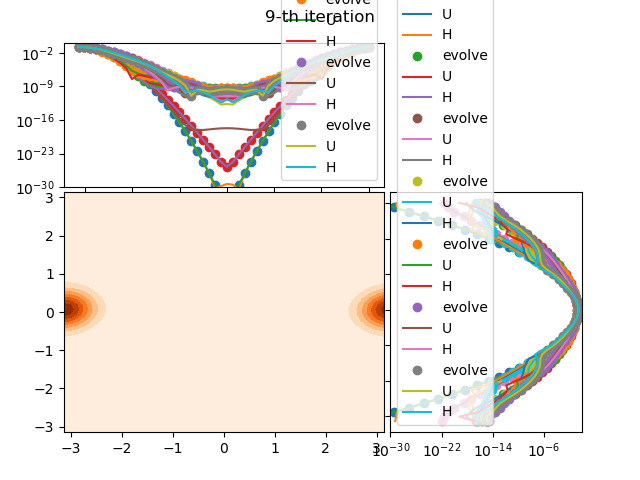

The script that saved this image:
import SimpleQmap as sq
import numpy as np
import matplotlib.pyplot as plt
twopi = 2.0 * np.pi


def bchHamitonianTerm(x, y, order):
    if order == 1:
        return x + y
    elif order == 2:
        return (x * y - y * x) / 2
    elif order == 3:
        return x * x * y / 12 - x * y * x / 6 + x * y * y / 12 + y * x * x / 12 - y * x * y / 6 + y * y * x / 12
    elif order == 4:
        return x * x * y * y / 24 - x * y * x * y / 12 + y * x * y * x / 12 - y * y * x * x / 24
    elif order == 5:
        return (
            - x * x * x * x * y / 720 + x * x * x * y * x / 180 + x * x * x * y * y / 180 - x * x * y * x * x / 120 - x * x * y * x * y / 120 - x * x * y * y * x / 120 +
            x * x * y * y * y / 180 + x * y * x * x * x / 180 - x * y * x * x * y / 120 + x * y * x * y * x / 30 - x * y * x * y * y / 120 - x * y * y * x * x / 120 - x * y * y * x * y / 120 +
            x * y * y * y * x / 180 - x * y * y * y * y / 720 - y * x * x * x * x / 720 + y * x * x * x * y / 180 - y * x * x * y * x / 120 - y * x * x * y * y / 120 - y * x * y * x * x / 120 +
            y * x * y * x * y / 30 - y * x * y * y * x / 120 + y * x * y * y * y / 180 + y * y * x * x * x / 180 - y * y * x * x * y / 120 - y * y * x * y * x / 120 - y * y * x * y * y / 120 +
            y * y * y * x * x / 180 + y * y * y * x * y / 180 - y * y * y * y * x / 720
        )
    else:
        raise ValueError("order > 6 does not implement")


def bchHamiltonian(matT, matV, order):
    s = (-1.j / matT.hbar)
    x = matT
    y = matV
    return sum([s**(i - 1) * bchHamitonianTerm(x, y, i) for i in range(1, order + 1)])


def qnum_index(uevecs, bchevecs):
    index = []
    duplicate = False
    idx = None
    for bchvec in bchevecs:
        ovl2 = np.array([bchvec.inner(uvec).abs2() for uvec in uevecs])
        idx = ovl2.argmax()
        while idx in index:
            ovl2 = np.delete(ovl2, idx)
            try:
                idx = ovl2.argmax()
            except ValueError:
                findex = set(np.arange(len(bchevecs)))
                sindex = set(index)
                diff = list(findex - sindex)[0]
                index.append(diff)
                break
        index.append(idx)
    print(index)
    return index


def T(x): return x**2 / 2
def V(x): return np.cos(x)


dim = 50
k = 1
qrange = [-np.pi, np.pi]
prange = [-np.pi, np.pi]

domain = np.array([qrange, prange])

Hsol = sq.SplitHamiltonian(dim, domain)
Usol = sq.SplitUnitary(dim, domain)

U = Usol.TVmatrix(T, V)
hbar = U.hbar
uevals, uevecs = U.eig()
matT = Hsol.matTqrep(T)
matV = Hsol.matVqrep(V)


bchHam = bchHamiltonian(matT, matV, 4)
bchevals, bchevecs = bchHam.eigh()

state = Usol.state()  # creae new state filled 0+0j

init_vec = state.cs(-np.pi, 0)
Ucoeff = np.array([init_vec.inner(vec)
                   for vec in uevecs])  # < vec | init_vec >
Hcoeff = np.array([init_vec.inner(vec)
                   for vec in bchevecs])  # < vec | init_vec>

x = np.linspace(domain[0, 0], domain[0, 1], 100)
y = np.linspace(domain[1, 0], domain[1, 1], 100)
Q, P = np.meshgrid(x, y)

from SimpleQmap.utility import hsm_axes

fig = plt.figure()
ax1, ax2, ax3 = hsm_axes(fig)
ax = [ax1, ax2, ax3]

plt.ion()

vec = init_vec.copy()
for t in range(10):
    Uvec = sum(uevals[i]**t * Ucoeff[i] * uevecs[i] for i in range(dim))
    Hvec = sum(np.exp(-1.j / hbar *
                      bchevals[i] * t) * Hcoeff[i] * bchevecs[i] for i in range(dim))

    x, y, z = Uvec.hsmrep()
    ax[0].contourf(x, y, z, cmap=plt.cm.Oranges)

    q = Uvec.x[0]
    ax[1].plot(q, vec.abs2(), "o", label="evolve")
    ax[1].plot(q, Uvec.abs2(), "-", label="U")
    ax[1].plot(q, Hvec.abs2(), "-", label="H")

    ax[1].semilogy()
    ax[1].set_ylim(1e-30, 1)
    ax[1].legend(loc=4)

    p = Uvec.x[1]
    prep = vec.prep().abs2()
    Uprep = Uvec.prep().abs2()
    Hprep = Hvec.prep().abs2()

    ax[2].plot(prep, q, "o", label="evolve")
    ax[2].plot(Uprep, q, "-", label="U")
    ax[2].plot(Hprep, q, "-", label="H")
    ax[2].semilogx()
    ax[2].set_xlim(1e-30, 1)
    ax[2].legend(loc=3)

    fig.suptitle("%d-th iteration" % t)
    fig.canvas.draw()

    vec = Usol.TVevolve(T, V, vec)
fig.savefig("./bch_evolve.png")